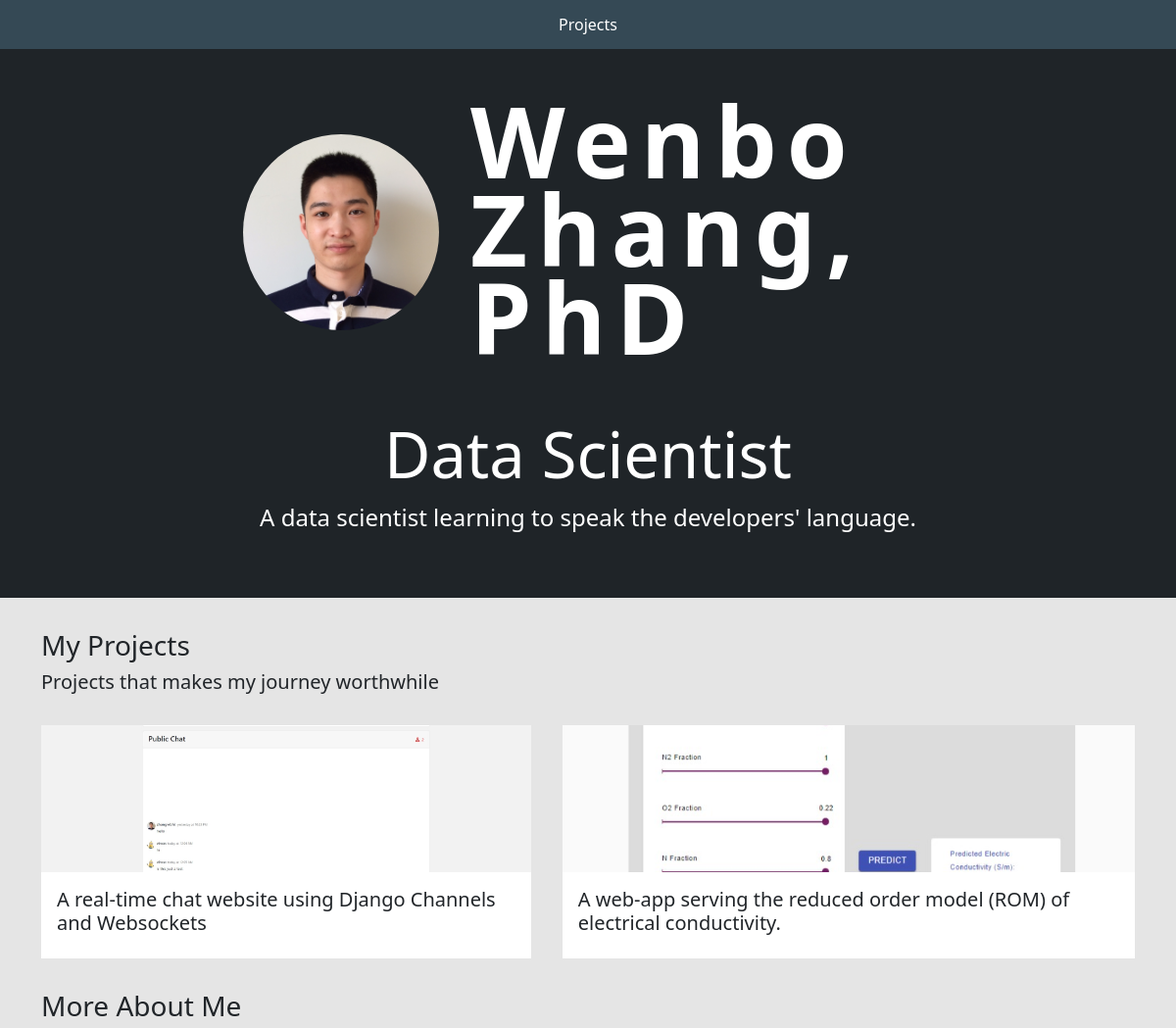
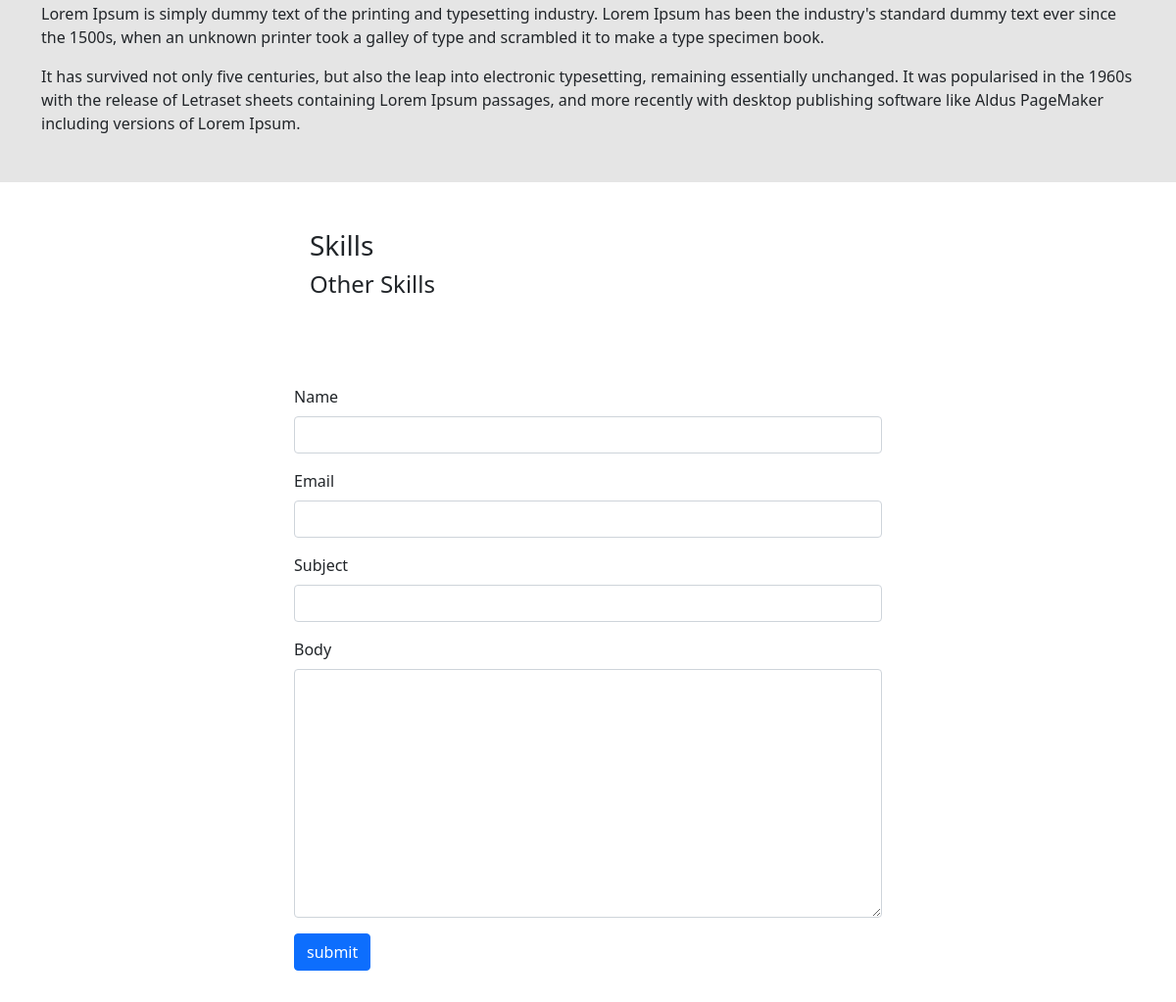
The page / on the database its author committed (2 pictures, top to bottom).
### home/models.py (models this page shows, shortened)
class Project(models.Model):
    title = models.CharField(max_length=200)
    thumbnail = models.ImageField(null=True)
    body = RichTextUploadingField()
    slug = models.SlugField(null=True, blank=True)
    created = models.DateTimeField(auto_now_add=True)
    id = models.UUIDField(default=uuid.uuid4,  unique=True,
                          primary_key=True, editable=False)

class Message(models.Model):
    name = models.CharField(max_length=200, null=True)
    email = models.CharField(max_length=200, null=True)
    subject = models.CharField(max_length=200, null=True)
    body = models.TextField()
    is_read = models.BooleanField(default=False)
    created = models.DateTimeField(auto_now_add=True)
    id = models.UUIDField(default=uuid.uuid4,  unique=True,
                          primary_key=True, editable=False)

### home/views.py (the view)
# urls.py: path('', views.homePage, name='home'),
def homePage(request):
    projects = Project.objects.all()
    detailedSkills = Skill.objects.exclude(body='')
    skills = Skill.objects.filter(body='')
    form = MessageForm()
    if request.method == 'POST':
        form = MessageForm(request.POST)
        if form.is_valid():
            form.save()
            messages.success(request, 'You message was successfully sent!.')
    context = {'projects': projects, 'skills': skills,
               'detailedSkills': detailedSkills, 'form': form}
    return render(request, 'home/home.html', context)

### home/forms.py
class MessageForm(ModelForm):
    class Meta:
        model = Message
        fields = '__all__'
        exclude = ['is_read']
    def __init__(self, *args, **kwargs):
        super(MessageForm, self).__init__(*args, **kwargs)
        self.fields['name'].widget.attrs.update(
            {'class': 'form-control'})
        self.fields['email'].widget.attrs.update(
            {'class': 'form-control', })
        self.fields['subject'].widget.attrs.update(
            {'class': 'form-control', })
        self.fields['body'].widget.attrs.update(
            {'class': 'form-control', })

### home/templates/home/home.html (shortened to what this page needs)
{% extends 'home/main.html' %}
{% load static %}
{% block content %}
<section class="hero">
    <div class="hero--content">
        <div class="hero--content--intro">
            <img id="profile_pic" src="{% static 'images/personal.jpg' %}">
            <h1 class="intro--name">Wenbo <br> Zhang, PhD</h1>
        </div>
        <div class="hero--content--subheadline">
            <h3 class="description">Data Scientist</h3>
            <p class="slogan">A data scientist learning to speak the developers' language.</p>
        </div>
    </div>
</section>
<section class="container section--2">
    <h3>My Projects</h3>
    <h5>Projects that makes my journey worthwhile</h5>
    <div class="projects--wrapper">
        {% for project in projects %}
        <div class="project--column">
            <a href="{% url 'project' project.id %}">
                <img class="project--thumbnail" src="{{project.thumbnail.url}}">
            </a>
            <div class="project--body">
                <h5>{{project.title}}</h5>
            </div>
        </div>
        {% empty %}
        <h3>There are no projects in the database...</h3 {% endfor %} </div>
        <div class="about--wrapper">
            <h3>More About Me</h3>
            <p>Lorem Ipsum is simply dummy text of the printing and typesetting industry. Lorem Ipsum has been the
                industry's standard dummy text ever since the 1500s, when an unknown printer took a galley of type
                and
                scrambled it to make a type specimen book.</p>
            <p> It has survived not only five centuries, but also the leap into electronic typesetting, remaining
                essentially unchanged. It was popularised in the 1960s with the release of Letraset sheets
                containing
                Lorem Ipsum passages, and more recently with desktop publishing software like Aldus PageMaker
                including
                versions of Lorem Ipsum.</p>
        </div>
</section>
<section class="section--1">
    <div class="skills--container">
        <h3>Skills</h3>
        <h4>Other Skills</h4>
    </div>
</section>
<section class="section--1">
    <div class="container">
        <form class="contact--form" method="POST">
            {% for field in form %}
            <div class="mb-3">
                <label for="exampleInputPassword1" class="form-label">{{field.label}}</label>
                {{field}}
            </div>
            {% endfor %}
            <input class="btn btn-primary" type="submit" value="submit">
        </form>
    </div>
</section>
{% endblock content %}

### home/templates/home/main.html (shortened to what this page needs)
<!DOCTYPE html>
{% load static %}
<html>
<head>
    <link href="https://cdn.jsdelivr.net/npm/bootstrap@5.0.1/dist/css/bootstrap.min.css" rel="stylesheet"
>
    <link rel='stylesheet' type='text/css' media='screen' href="{% static 'styles/main.css' %}">
</head>
<body>
    {% include 'home/navbar.html' %}
    {% block content %}
    {% endblock content %}
</body>
</html>

### home/templates/home/navbar.html (shortened to what this page needs)
<section class="navigation-bar">
    <a class="nav-link" href="{% url 'home' %}">
        Projects
    </a>
</section>

### static/styles/main.css (style rules this page uses)
body { background-color: #E5E5E5; }
.section--1 { background-color: #fff; padding-top: 2em; padding-bottom: 2em; }
.section--2 { background-color: #E5E5E5; padding-top: 2em; padding-bottom: 2em; }
.navigation-bar { background-color: #354955; height: 50px; display: flex; justify-content: center; align-items: center; }
.nav-link { color: #fff; }
.hero { background-color: #1F2428; min-height: 70vh; color: #fff; }
#profile_pic { height: 200px; width: 200px; object-fit: cover; border-radius: 50%; }
.hero--content { width: 800px; margin: 0 auto; padding: 3em; }
.hero--content--intro { display: flex; color: #fff; justify-content: center; align-items: center; gap: 2em; margin-bottom: 3em; }
.intro--name { font-size: 100px; letter-spacing: .1em; font-weight: 700; line-height: .9em; }
.description { font-size: 65px; text-align: center; }
.slogan { font-size: 24px; text-align: center; }
.projects--wrapper { display: flex; justify-content: flex-start; gap: 2em; margin-top: 2em; margin-bottom: 2em; overflow-x: auto; }
.project--column { min-width: 300px; }
.project--thumbnail { width: 100%; height: 150px; object-fit: cover; }
.project--body { background-color: #fff; padding: 1em; }
.skills--container { width: 600px; margin: 0 auto; padding: 1em; }
.contact--form { display: block; max-width: 600px; margin: 0 auto; }

### rows shown on the page
Project: thumbnail (picture), title "A real-time chat website using Django Channels and Websockets"
Project: thumbnail (picture), title "A web-app serving the reduced order model (ROM) of electrical conductivity."

### other values the page prints
{{ field.label }} "Name" "Email" "Subject" "Body"
